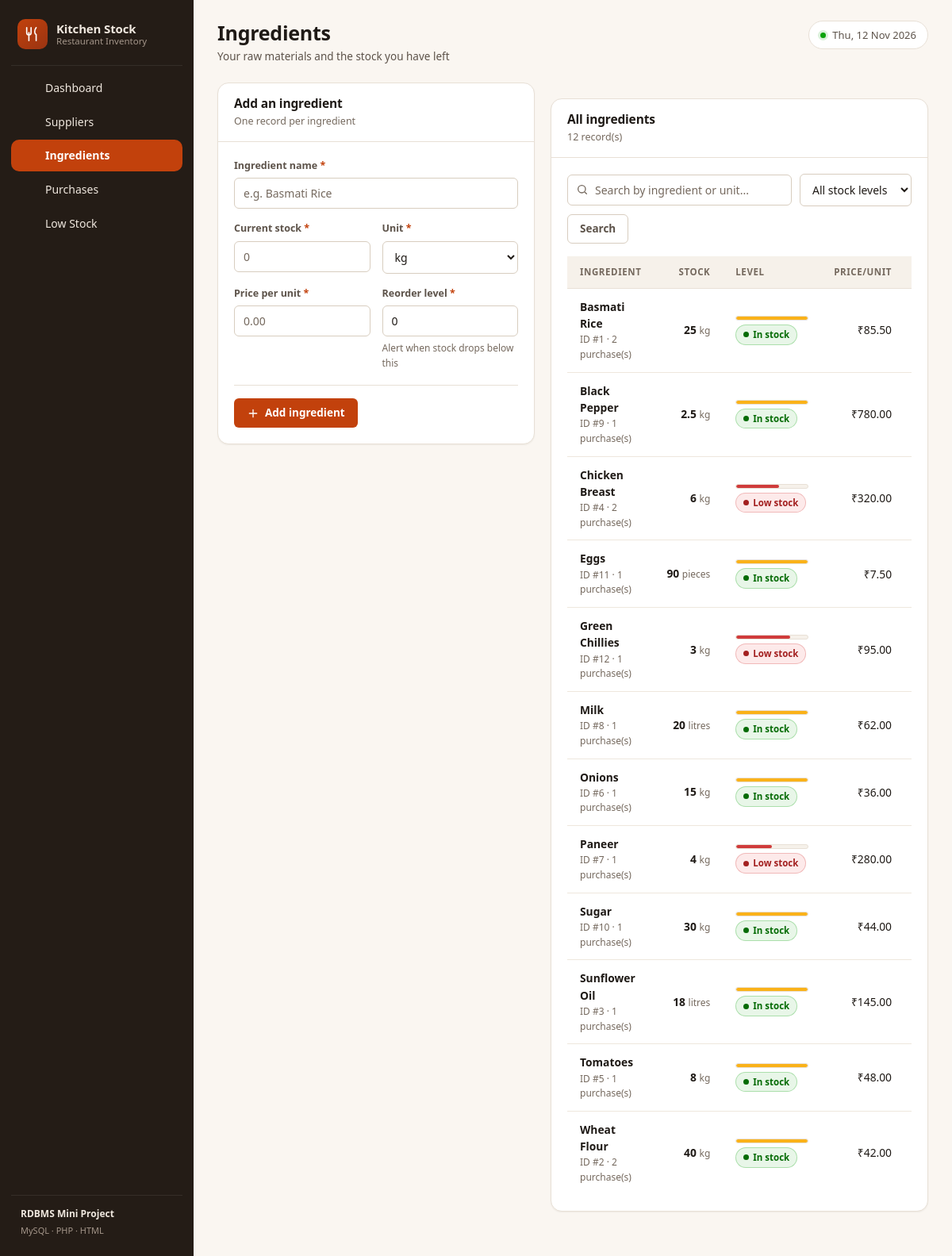
The app's page /ingredients.php with its own data.
### tables this page shows
CREATE TABLE ingredients (
    ingredient_id   INT AUTO_INCREMENT PRIMARY KEY,
    ingredient_name VARCHAR(100) NOT NULL UNIQUE,
    quantity        DECIMAL(10,2) NOT NULL DEFAULT 0.00,
    unit            VARCHAR(20)  NOT NULL DEFAULT 'kg',
    price_per_unit  DECIMAL(10,2) NOT NULL DEFAULT 0.00,
    reorder_level   DECIMAL(10,2) NOT NULL DEFAULT 0.00,
    INDEX idx_ingredients_stock (quantity, reorder_level)
);

### includes/functions.php (called while the page is built, shortened)
<?php
function e($text): string
{
    return htmlspecialchars((string) $text, ENT_QUOTES, 'UTF-8');
}
function old(string $key, string $default = '')
{
    return $_SESSION['old_input'][$key] ?? $default;
}
function qty($value): string
{
    return rtrim(rtrim(number_format((float) $value, 2, '.', ''), '0'), '.');
}
function money($value): string
{
    return '₹' . number_format((float) $value, 2);
}
function is_low_stock(array $ingredient): bool
{
    return (float) $ingredient['quantity'] < (float) $ingredient['reorder_level'];
}
function stock_percent(float $quantity, float $reorder_level): float
{
    $percent = ($quantity / $reorder_level) * 100;
    return max(0.0, min(100.0, $percent));
}

### ingredients.php (the view, shortened to what this page needs)
<?php
require_once __DIR__ . '/includes/header.php';
$pdo = db_connect();
$search = trim($_GET['q'] ?? '');
$filter = $_GET['stock'] ?? 'all';
$params = [];
$sql = 'SELECT i.*, COUNT(p.purchase_id) AS purchase_count
          FROM ingredients i
          LEFT JOIN purchases p ON p.ingredient_id = i.ingredient_id';
$sql .= ' GROUP BY i.ingredient_id
          ORDER BY i.ingredient_name ASC';
$statement = $pdo->prepare($sql);
$statement->execute($params);
$ingredients = $statement->fetchAll();
$oldName    = old('ingredient_name');
$oldUnit    = old('unit');
$oldQty     = old('quantity');
$oldPrice   = old('price_per_unit');
$oldReorder = old('reorder_level');
$units = ['kg', 'g', 'litres', 'ml', 'pieces', 'packs', 'dozen'];
?>
<div class="split-wide">
    <article class="card">
        <div class="card-head">
            <div>
                <h2 class="card-title">Add an ingredient</h2>
                <p class="card-sub">One record per ingredient</p>
            </div>
        </div>
        <div class="card-body">
            <form method="post" action="ingredients.php">
                <div class="form-grid form-grid-2">
                    <div class="field field-full">
                        <label for="ingredient_name">Ingredient name <span class="req">*</span></label>
                        <input type="text" id="ingredient_name" name="ingredient_name" required
                               placeholder="e.g. Basmati Rice" value="<?= e($oldName) ?>">
                    </div>
                    <div class="field">
                        <label for="quantity">Current stock <span class="req">*</span></label>
                        <input type="number" id="quantity" name="quantity" step="0.01" min="0" required
                               placeholder="0" value="<?= e($oldQty) ?>">
                    </div>
                    <div class="field">
                        <label for="unit">Unit <span class="req">*</span></label>
                        <select id="unit" name="unit" required>
                            <?php foreach ($units as $unit): ?>
                                <option value="<?= e($unit) ?>" <?= $oldUnit === $unit ? 'selected' : '' ?>>
                                    <?= e($unit) ?>
                                </option>
                            <?php endforeach; ?>
                        </select>
                    </div>
                    <div class="field">
                        <label for="price_per_unit">Price per unit <span class="req">*</span></label>
                        <input type="number" id="price_per_unit" name="price_per_unit" step="0.01" min="0" required
                               placeholder="0.00" value="<?= e($oldPrice) ?>">
                    </div>
                    <div class="field">
                        <label for="reorder_level">Reorder level <span class="req">*</span></label>
                        <input type="number" id="reorder_level" name="reorder_level" step="0.01" min="0" required
                               placeholder="0.00" value="<?= e($oldReorder) !== '' ? e($oldReorder) : '0' ?>">
                        <span class="field-hint">Alert when stock drops below this</span>
                    </div>
                </div>
                <div class="form-actions">
                    <button type="submit" class="btn btn-primary">
                        <svg viewBox="0 0 24 24" width="16" height="16" fill="none" stroke="currentColor"
                             stroke-width="2" stroke-linecap="round"><path d="M12 5v14M5 12h14"/></svg>
                        Add ingredient
                    </button>
                </div>
            </form>
        </div>
    </article>
    <article class="card">
        <div class="card-head">
            <div>
                <h2 class="card-title">All ingredients</h2>
                <p class="card-sub" id="searchCount"><?= count($ingredients) ?> record(s)</p>
            </div>
        </div>
        <div class="card-body">
            <form class="search-bar" method="get" action="ingredients.php">
                <div class="search-wrap">
                    <span class="search-icon">
                    </span>
                    <input type="search" id="tableSearch" name="q"
                           data-target="#ingredientTable"
                           placeholder="Search by ingredient or unit..."
                           value="<?= e($search) ?>" autocomplete="off">
                </div>
                <select name="stock" aria-label="Filter by stock level" style="width:auto;">
                    <option value="all"   <?= $filter === 'all' ? 'selected' : '' ?>>All stock levels</option>
                </select>
                <button type="submit" class="btn btn-ghost">Search</button>
            </form>
            <?php if (empty($ingredients)): ?>
                <div class="empty" id="noResults" <?= ($search !== '' || $filter !== 'all') ? '' : 'style="display:none"' ?>>
                    <div class="empty-icon">
                        <svg viewBox="0 0 24 24" width="22" height="22" fill="none" stroke="currentColor"
                             stroke-width="1.7" stroke-linecap="round" stroke-linejoin="round">
                            <path d="M21 8v8l-9 5-9-5V8l9-5 9 5z"/><path d="M3 8l9 5 9-5M12 13v8"/></svg>
                    </div>
                    <h3>No ingredients found</h3>
                    <p><?= ($search !== '' || $filter !== 'all')
                        ? 'Try a different search, or clear the filters.'
                        : 'Use the form on the left to add your first ingredient.' ?></p>
                </div>
            <?php else: ?>
                <div class="table-wrap">
                    <table class="data" id="ingredientTable">
                        <thead>
                            <tr>
                                <th>Ingredient</th>
                                <th class="num">Stock</th>
                                <th style="min-width:120px;">Level</th>
                                <th class="num">Price/unit</th>
                                <th class="num">Reorder at</th>
                            </tr>
                        </thead>
                        <tbody>
                            <?php foreach ($ingredients as $item): ?>
                                <?php
                                $low     = is_low_stock($item);
                                $percent = stock_percent((float) $item['quantity'], (float) $item['reorder_level']);
                                $meterClass = $low ? 'is-low' : ($percent < 150 ? 'is-near' : 'is-ok');
                                ?>
                                <tr>
                                    <td>
                                        <div class="cell-primary"><?= e($item['ingredient_name']) ?></div>
                                        <div class="cell-sub">
                                            ID #<?= (int) $item['ingredient_id'] ?>
                                            &middot; <?= (int) $item['purchase_count'] ?> purchase(s)
                                        </div>
                                    </td>
                                    <td class="num">
                                        <span class="cell-primary"><?= qty($item['quantity']) ?></span>
                                        <span class="cell-sub" style="text-align:right;"><?= e($item['unit']) ?></span>
                                    </td>
                                    <td>
                                        <div class="meter" title="<?= qty($item['quantity']) ?> <?= e($item['unit']) ?> of <?= qty($item['reorder_level']) ?>">
                                            <div class="meter-fill <?= $meterClass ?>" style="width: <?= number_format($percent, 1) ?>%;"></div>
                                        </div>
                                        <?php if ($low): ?>
                                            <span class="badge badge-critical" style="margin-top:5px;">
                                                <span class="badge-dot"></span> Low stock
                                            </span>
                                        <?php else: ?>
                                            <span class="badge badge-good" style="margin-top:5px;">
                                                <span class="badge-dot"></span> In stock
                                            </span>
                                        <?php endif; ?>
                                    </td>
                                    <td class="num"><?= money($item['price_per_unit']) ?></td>
                                    <td class="num"><?= qty($item['reorder_level']) ?> <?= e($item['unit']) ?></td>
                                </tr>
                            <?php endforeach; ?>
                        </tbody>
                    </table>
                </div>
            <?php endif; ?>
        </div>
    </article>
</div>
<?php require_once __DIR__ . '/includes/footer.php'; ?>

### records on screen
ingredients: ingredient_name "Basmati Rice", ingredient_id "1", purchase_count "2", quantity "25", unit "kg", reorder_level "In stock", price_per_unit "₹85.50"
ingredients: ingredient_name "Black Pepper", ingredient_id "9", purchase_count "1", quantity "2.5", unit "kg", reorder_level "In stock", price_per_unit "₹780.00"
ingredients: ingredient_name "Chicken Breast", ingredient_id "4", purchase_count "2", quantity "6", unit "kg", reorder_level 10 (drawn), price_per_unit "₹320.00"
ingredients: ingredient_name "Eggs", ingredient_id "11", purchase_count "1", quantity "90", unit "pieces", reorder_level "In stock", price_per_unit "₹7.50"
ingredients: ingredient_name "Green Chillies", ingredient_id "12", purchase_count "1", quantity "3", unit "kg", reorder_level 4 (drawn), price_per_unit "₹95.00"
ingredients: ingredient_name "Milk", ingredient_id "8", purchase_count "1", quantity "20", unit "litres", reorder_level "In stock", price_per_unit "₹62.00"
ingredients: ingredient_name "Onions", ingredient_id "6", purchase_count "1", quantity "15", unit "kg", reorder_level "In stock", price_per_unit "₹36.00"
ingredients: ingredient_name "Paneer", ingredient_id "7", purchase_count "1", quantity "4", unit "kg", reorder_level 8 (drawn), price_per_unit "₹280.00"
ingredients: ingredient_name "Sugar", ingredient_id "10", purchase_count "1", quantity "30", unit "kg", reorder_level "In stock", price_per_unit "₹44.00"
ingredients: ingredient_name "Sunflower Oil", ingredient_id "3", purchase_count "1", quantity "18", unit "litres", reorder_level "In stock", price_per_unit "₹145.00"
ingredients: ingredient_name "Tomatoes", ingredient_id "5", purchase_count "1", quantity "8", unit "kg", reorder_level "In stock", price_per_unit "₹48.00"
ingredients: ingredient_name "Wheat Flour", ingredient_id "2", purchase_count "2", quantity "40", unit "kg", reorder_level "In stock", price_per_unit "₹42.00"

### other values on screen
$item['label'] "Dashboard"
$item['label'] "Suppliers"
$item['label'] "Ingredients"
$item['label'] "Purchases"
$item['label'] "Low Stock"
$pageTitle "Ingredients"
$pageSubtitle "Your raw materials and the stock you have left"
count($ingredients) "12"
form field unit "kg"
